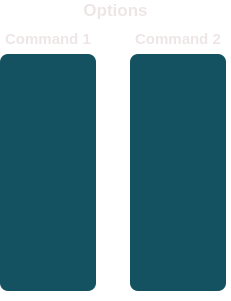
     <widget class="QFrame" name="opt_frame">
      <property name="geometry">
       <rect>
        <x>240</x>
        <y>40</y>
        <width>231</width>
        <height>301</height>
       </rect>
      </property>
      <property name="baseSize">
       <size>
        <width>0</width>
        <height>0</height>
       </size>
      </property>
      <property name="styleSheet">
       <string notr="true">QFrame{
	background-color: rgba(191, 64, 64, 0);

}</string>
      </property>
      <property name="frameShape">
       <enum>QFrame::StyledPanel</enum>
      </property>
      <property name="frameShadow">
       <enum>QFrame::Raised</enum>
      </property>
      <widget class="QLabel" name="label">
       <property name="geometry">
        <rect>
         <x>0</x>
         <y>0</y>
         <width>231</width>
         <height>20</height>
        </rect>
       </property>
       <property name="font">
        <font>
         <pointsize>13</pointsize>
         <weight>75</weight>
         <bold>true</bold>
        </font>
       </property>
       <property name="styleSheet">
        <string notr="true">

QLabel{


 
background-color: transparent;





color: rgb(238, 230, 230);
}</string>
       </property>
       <property name="text">
        <string>Options</string>
       </property>
       <property name="alignment">
        <set>Qt::AlignCenter</set>
       </property>
      </widget>
      <widget class="QWidget" name="layoutWidget">
       <property name="geometry">
        <rect>
         <x>0</x>
         <y>30</y>
         <width>96</width>
         <height>261</height>
        </rect>
       </property>
       <layout class="QVBoxLayout" name="verticalLayout_3">
        <item>
         <widget class="QLabel" name="cmd1_label">
          <property name="font">
           <font>
            <pointsize>11</pointsize>
            <weight>75</weight>
            <bold>true</bold>
           </font>
          </property>
          <property name="styleSheet">
           <string notr="true">

QLabel{


 
background-color: transparent;





color: rgb(238, 230, 230);
}</string>
          </property>
          <property name="text">
           <string>Command 1</string>
          </property>
          <property name="alignment">
           <set>Qt::AlignCenter</set>
          </property>
         </widget>
        </item>
        <item>
         <widget class="QListWidget" name="shrt_opt_list">
          <property name="font">
           <font>
            <pointsize>16</pointsize>
           </font>
          </property>
          <property name="styleSheet">
           <string notr="true">QListView{
	

color: rgb(255, 255, 255);


selection-background-color: rgb(24, 53, 78);
border-radius: 8px;
	background-color: #145161;





}


QListView::item{
margin-bottom:40px;
width:50px;

text-align: center;


}


QScrollBar:vertical {
            border:0px solid grey;


			background-color: qlineargradient(spread:pad, x1:0, y1:0, x2:1, y2:1, stop:0 rgba(33, 29, 29, 255), stop:1 rgba(49, 49, 49, 255));
            width:10px;
            margin: 0px 0px 0px 0px;
        }

        QScrollBar::handle:vertical {

            min-height: 0px;
          	border: 0px solid red;
			border-radius: 4px;
			background-color: white;
        }
        QScrollBar::add-line:vertical {
			border-right-color: qlineargradient(spread:pad, x1:0, y1:0, x2:1, y2:1, stop:0 rgba(33, 29, 29, 255), stop:1 rgba(49, 49, 49, 255));
            height: 0px;
            subcontrol-position: bottom;
            subcontrol-origin: margin;
        }
        QScrollBar::sub-line:vertical {
			border-right-color: qlineargradient(spread:pad, x1:0, y1:0, x2:1, y2:1, stop:0 rgba(33, 29, 29, 255), stop:1 rgba(49, 49, 49, 255));
            height: 0 px;
            subcontrol-position: top;
            subcontrol-origin: margin;
        }





QScrollBar:horizontal {
    border: 2px solid grey;
    background: #32CC99;
    height: 15px;
    margin: 0px 20px 0 20px;
}
QScrollBar::handle:horizontal {
    background: white;
    min-width: 20px;
}
QScrollBar::add-line:horizontal {
    border: 2px solid grey;
    background: #32CC99;
    width: 20px;
    subcontrol-position: right;
    subcontrol-origin: margin;
}

QScrollBar::sub-line:horizontal {
    border: 2px solid grey;
    background: #32CC99;
    width: 20px;
    subcontrol-position: left;
    subcontrol-origin: margin;
}



</string>
          </property>
          <property name="selectionMode">
           <enum>QAbstractItemView::MultiSelection</enum>
          </property>
          <property name="resizeMode">
           <enum>QListView::Adjust</enum>
          </property>
          <property name="wordWrap">
           <bool>true</bool>
          </property>
         </widget>
        </item>
       </layout>
      </widget>
      <widget class="QWidget" name="layoutWidget">
       <property name="geometry">
        <rect>
         <x>130</x>
         <y>30</y>
         <width>96</width>
         <height>261</height>
        </rect>
       </property>
       <layout class="QVBoxLayout" name="verticalLayout_4">
        <item>
         <widget class="QLabel" name="cmd2_label">
          <property name="font">
           <font>
            <pointsize>11</pointsize>
            <weight>75</weight>
            <bold>true</bold>
           </font>
          </property>
          <property name="styleSheet">
           <string notr="true">

QLabel{


 
background-color: transparent;





color: rgb(238, 230, 230);
}</string>
          </property>
          <property name="text">
           <string>Command 2</string>
          </property>
          <property name="alignment">
           <set>Qt::AlignCenter</set>
          </property>
         </widget>
        </item>
        <item>
         <widget class="QListWidget" name="piped_list">
          <property name="font">
           <font>
            <pointsize>16</pointsize>
           </font>
          </property>
          <property name="styleSheet">
           <string notr="true">QListView{
	

color: rgb(255, 255, 255);


selection-background-color: rgb(24, 53, 78);
border-radius: 8px;
	background-color: #145161;





}


QListView::item{
margin-bottom:40px;
width:50px;

text-align: center;


}


QScrollBar:vertical {
            border:0px solid grey;


			background-color: qlineargradient(spread:pad, x1:0, y1:0, x2:1, y2:1, stop:0 rgba(33, 29, 29, 255), stop:1 rgba(49, 49, 49, 255));
            width:10px;
            margin: 0px 0px 0px 0px;
        }

        QScrollBar::handle:vertical {

            min-height: 0px;
          	border: 0px solid red;
			border-radius: 4px;
			background-color: white;
        }
        QScrollBar::add-line:vertical {
			border-right-color: qlineargradient(spread:pad, x1:0, y1:0, x2:1, y2:1, stop:0 rgba(33, 29, 29, 255), stop:1 rgba(49, 49, 49, 255));
            height: 0px;
            subcontrol-position: bottom;
            subcontrol-origin: margin;
        }
        QScrollBar::sub-line:vertical {
			border-right-color: qlineargradient(spread:pad, x1:0, y1:0, x2:1, y2:1, stop:0 rgba(33, 29, 29, 255), stop:1 rgba(49, 49, 49, 255));
            height: 0 px;
            subcontrol-position: top;
            subcontrol-origin: margin;
        }





QScrollBar:horizontal {
    border: 2px solid grey;
    background: #32CC99;
    height: 15px;
    margin: 0px 20px 0 20px;
}
QScrollBar::handle:horizontal {
    background: white;
    min-width: 20px;
}
QScrollBar::add-line:horizontal {
    border: 2px solid grey;
    background: #32CC99;
    width: 20px;
    subcontrol-position: right;
    subcontrol-origin: margin;
}

QScrollBar::sub-line:horizontal {
    border: 2px solid grey;
    background: #32CC99;
    width: 20px;
    subcontrol-position: left;
    subcontrol-origin: margin;
}



</string>
          </property>
          <property name="selectionMode">
           <enum>QAbstractItemView::MultiSelection</enum>
          </property>
          <property name="wordWrap">
           <bool>true</bool>
          </property>
         </widget>
        </item>
       </layout>
      </widget>
     </widget>
